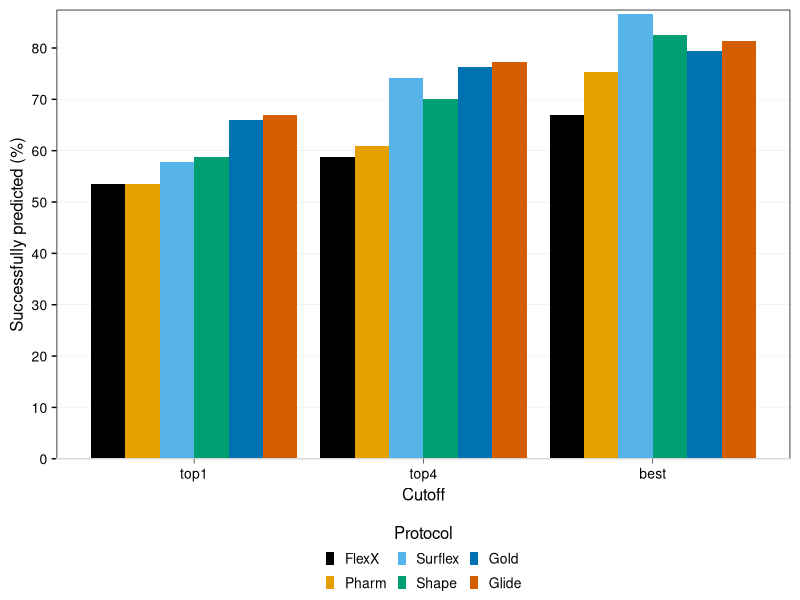

The R script that drew this image:
#!/usr/bin/env Rscript

library(reshape2)
library(scales)
library(tidyverse)
library(cowplot)

results = melt(read.table("table.txt", header=T))

colnames(results) = c('protocol', 'cutoff', 'targets')

results = results %>%
  mutate(percentage=targets/97*100)

results$cutoff = factor(results$cutoff, levels=c('top1', 'top4', 'best'))
results$protocol = factor(
  results$protocol,
  c('FlexX', 'Pharm', 'Surflex', 'Shape', 'Gold', 'Glide')
)

comparison_plot = ggplot(results, aes(cutoff, percentage, fill=protocol)) +
  geom_col(position='dodge') +
  theme_minimal_hgrid() +
  theme(
    legend.position='bottom',
    legend.justification = 'center',
    axis.ticks = element_line(color='black'),
    strip.background = element_rect(fill='grey', color='grey'),
    panel.border = element_rect(color='black', fill=NA),
    axis.text.x = element_text(size=10),
    axis.text.y = element_text(size=10),
    axis.title = element_text(size=12),
    strip.text = element_text(size=10),
    legend.title = element_text(size=12),
    legend.text = element_text(size=10),
    legend.key.size = unit(0.1, units="in"),
    axis.ticks.x = element_line(size=0.2),
    panel.grid.major = element_line(size=0.1)
  ) +
  labs(
    y='Successfully predicted (%)',
    x='Cutoff',
    fill='Protocol'
  ) +
  scale_y_continuous(
    breaks = seq(0, 100, 10),
    expand = expansion(mult = c(0, 0.01))
  ) +
  guides(
    fill=guide_legend(title.position = 'top', title.hjust = 0.5)
  ) +
  scale_fill_manual(
    values=c('#000000', '#E69F00', '#56B4E9', '#009E73', '#0072B2', '#D55E00')
  )

ggsave("figure8.png", comparison_plot, dpi=300, width=7, height=4)
